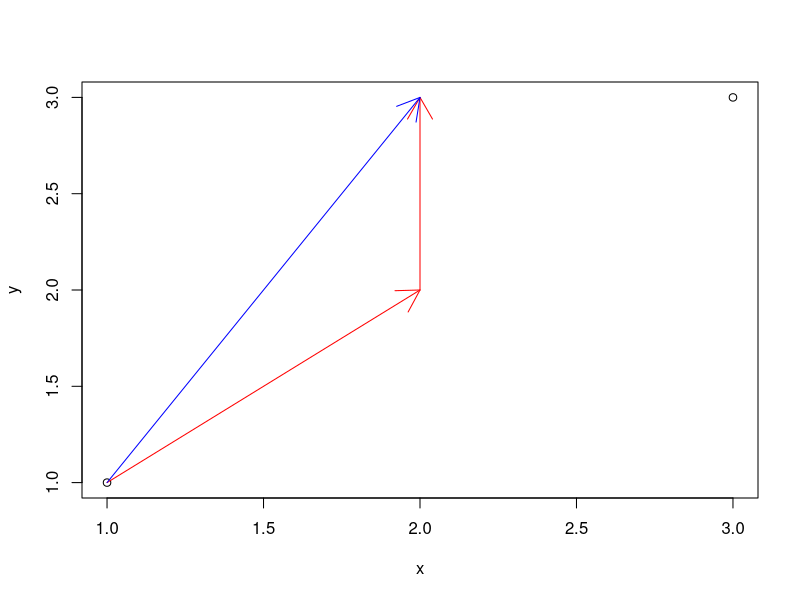
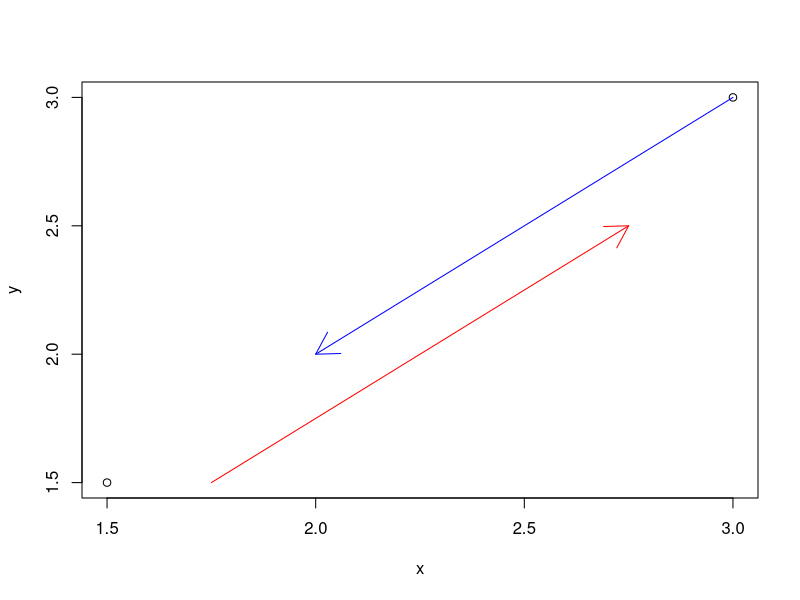

These figures' R source, in order:
## ---- chunk 1
plot(c(1,3), c(1,3), xlab="x", ylab="y")
arrows(1, 1, 2, 2, angle=30, col="red" )
arrows(2, 2, 2, 3, angle=30, col="red" )
arrows(1, 1, 2, 3, angle=30, col="blue")
## ---- chunk 2
plot(c(1.5,3),c(1.5,3),xlab="x",ylab="y")
arrows(1.75,1.5,2.75,2.5, angle=30, col="red")
arrows(3,3,2,2, angle=30, col="blue")
